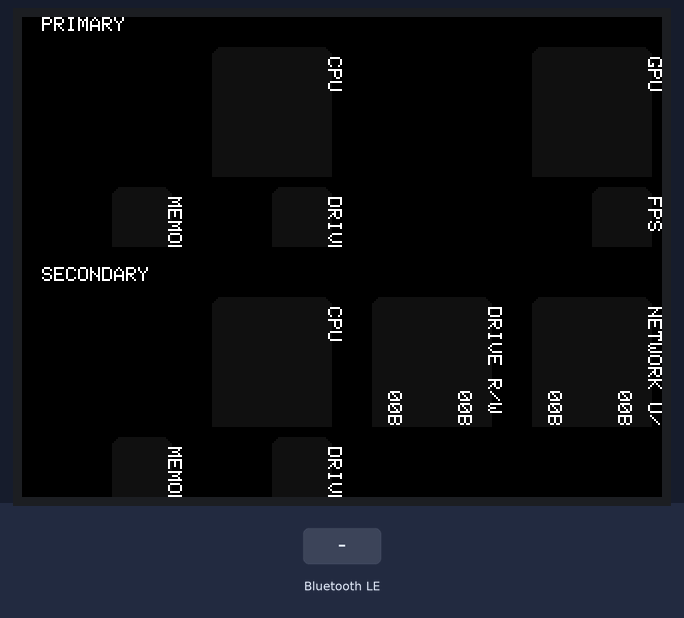
Recording of a program running on a simulated ESP32. On the bench: 320×240 colour display. The test bench sets the inputs (shaded band). Nothing arrives over Bluetooth unless stated; a phone connects over Bluetooth LE 3 s after start; what the program prints to the serial monitor is not drawn.

Above: at 1.4 s.
1.5 s: Bluetooth LE write "1" received
3.0 s: Bluetooth LE write "0" received
5.4 s: Bluetooth LE write "2" received
Timing chart, 0 to 8.4 s (numbered marks = the images above; inputs shaded):
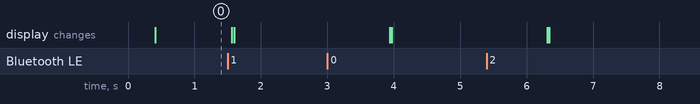

The program:

main.cpp
```cpp
#include <Display.h>
#include <ClientHandler.h>

Display* display;
ClientHandler* clientHandler;

void setup() {
    display = new Display();
    clientHandler = new ClientHandler();
}

void loop() {
    while (true) {
        display->draw(clientHandler->getClientDataList());
        delay(1000);
    }
}
```

ClientData.h
```cpp
#include <vector>
#include "hardwaredata/HardwareData.h"
#include "hardwaredata/MetricPrefixData.h"

class ClientData {
public:
	HardwareData* cpuUtil = new HardwareData("CPU", "%", TFT_BLUE);
	HardwareData* cpuTemp = new HardwareData("CPU", "C", TFT_RED);
	HardwareData* gpuUtil = new HardwareData("GPU", "%", TFT_BLUE);
	HardwareData* gpuTemp = new HardwareData("GPU", "C", TFT_RED);
	HardwareData* memoryUtil = new HardwareData("MEMORY", "%", TFT_BLUE);
	HardwareData* fps = new HardwareData("FPS", "", TFT_BLUE);
	String fpsProcess = "";
	HardwareData* driveSpace = new HardwareData("DRIVE SPACE", "%", TFT_BLUE);
	HardwareData* driveRead = new MetricPrefixData("DRIVE R/W", "B", TFT_BLUE);
	HardwareData* driveWrite = new MetricPrefixData("DRIVE R/W", "B", TFT_RED);
	HardwareData* networkUpload = new MetricPrefixData("NETWORK U/D", "B", TFT_BLUE);
	HardwareData* networkDownload = new MetricPrefixData("NETWORK U/D", "B", TFT_RED);
};
  
```

ClientHandler.h
```cpp
#include <Arduino.h>
#include <BLEDevice.h>
#include <BLEUtils.h>
#include <BLEServer.h>
#include <vector>
#include <ArduinoJson.h>

#define SERVICE_UUID "12345678-1234-1234-1234-1234567890ab"
#define CHARACTERISTIC_UUID "87654321-4321-4321-4321-0987654321ba"

class ClientHandler : public BLECharacteristicCallbacks {
public:
    ClientHandler() {
        Serial.begin(115200);
        BLEDevice::init("Hardware_Monitor_Server");

        pServer = BLEDevice::createServer();
        pServer->setCallbacks(new ServerCallbacks(this));

        BLEService *pService = pServer->createService(SERVICE_UUID);

        pCharacteristic = pService->createCharacteristic(
            CHARACTERISTIC_UUID,
            BLECharacteristic::PROPERTY_WRITE |
			BLECharacteristic::PROPERTY_READ |
			BLECharacteristic::PROPERTY_NOTIFY
        );

        pCharacteristic->setCallbacks(this);
        pService->start();

        startAdvertising();
        Serial.println("Server is running...");
    }

    void onWrite(BLECharacteristic *pCharacteristic) override {
        std::string receivedData = pCharacteristic->getValue();
        Serial.print("Received: ");
        Serial.println(receivedData.c_str());

        StaticJsonDocument<300> doc;
        DeserializationError error = deserializeJson(doc, receivedData.c_str());

        if (error) {
            Serial.print("Deserialization failed: ");
            Serial.println(error.c_str());
            return;
        }


        if (doc["isPrimary"]) {
            clientDataList[0].cpuUtil->push_back(doc["cpuUtil"]);
            clientDataList[0].cpuTemp->push_back(doc["cpuTemp"]);
            clientDataList[0].gpuUtil->push_back(doc["gpuUtil"]);
            clientDataList[0].gpuTemp->push_back(doc["gpuTemp"]);
            clientDataList[0].memoryUtil->push_back(doc["memoryUtil"]);
            clientDataList[0].fps->push_back(doc["fps"]);
            clientDataList[0].fps->setTitle("FPS - " + doc["fpsProcess"].as<String>());
            clientDataList[0].driveSpace->push_back(doc["driveSpace"]);
        } else {
            clientDataList[1].cpuUtil->push_back(doc["cpuUtil"]);
            clientDataList[1].cpuTemp->push_back(doc["cpuTemp"]);
            clientDataList[1].memoryUtil->push_back(doc["memoryUtil"]);
            clientDataList[1].driveSpace->push_back(doc["driveSpace"]);
            clientDataList[1].driveRead->push_back(doc["driveRead"]);
            clientDataList[1].driveWrite->push_back(doc["driveWrite"]);
            clientDataList[1].networkUpload->push_back(doc["networkUpload"]);
            clientDataList[1].networkDownload->push_back(doc["networkDownload"]);
        }

    }

    ClientData* getClientDataList() {
        return clientDataList;
    }

    void startAdvertising() {
        BLEAdvertising *pAdvertising = BLEDevice::getAdvertising();
        pAdvertising->setScanResponse(true);
        pAdvertising->addServiceUUID(SERVICE_UUID);
        pAdvertising->start();
        Serial.println("Advertising started");
    }

    void restartAdvertising() {
        Serial.println("Restarting advertising");
        pServer->startAdvertising();
    }

private:
    BLECharacteristic *pCharacteristic;
    BLEServer *pServer;
    ClientData clientDataList[2] = {ClientData(), ClientData()};

    class ServerCallbacks : public BLEServerCallbacks {
    public:
        ServerCallbacks(ClientHandler *handler) : handler(handler) {}

        void onConnect(BLEServer *pServer) override {
            Serial.println("Client connected");
            handler->restartAdvertising();
        }

        void onDisconnect(BLEServer *pServer) override {
            Serial.println("Client disconnected");
            handler->restartAdvertising();
        }

    private:
        ClientHandler *handler;
    };
};
```

Display.h
```cpp
#include <TFT_eSPI.h>
#include <SPI.h>
#include <Arduino.h>
#include "ClientData.h"

class Display {
public:
    Display() {
        tft.init();
        tft.fillScreen(bgColor1);
        tft.setRotation(1);
        tft.setTextColor(TFT_WHITE);
        tft.setTextFont(1);
        tft.setTextSize(1);
        tft.setTextDatum(TL_DATUM);

        sprite.setTextColor(TFT_WHITE);
        sprite.setRotation(1);
        sprite.setTextFont(1);
        sprite.setTextSize(1);
        sprite.setTextDatum(TL_DATUM);
    }

    void draw(ClientData* clientDataList) {
        tft.drawString("PRIMARY", 10, 0);
        drawDoubleBarGraph("CPU", *clientDataList[0].cpuUtil, *clientDataList[0].cpuTemp, 0, 10, itemWidth);
        drawDoubleBarGraph("GPU", *clientDataList[0].gpuUtil, *clientDataList[0].gpuTemp, tft.width() / 2, 10, itemWidth);

        drawBarGraph("MEMORY", *clientDataList[0].memoryUtil, 0, itemHeight * 2 + 10, itemWidth / 2);
        drawBarGraph("DRIVE SPACE", *clientDataList[0].driveSpace, itemWidth / 2, itemHeight * 2 + 10, itemWidth / 2);
        drawBarGraph("FPS - " + clientDataList[0].fpsProcess, *clientDataList[0].fps, tft.width() / 2, itemHeight * 2 + 10, itemWidth);

        tft.drawString("SECONDARY", 10, itemHeight * 3 + 20);
        drawDoubleBarGraph("CPU", *clientDataList[1].cpuUtil, *clientDataList[1].cpuTemp, 0, itemHeight * 3 + 30, itemWidth);
        drawDoubleBarGraph("DRIVE", *clientDataList[1].driveRead, *clientDataList[1].driveWrite, tft.width() / 2, itemHeight * 3 + 30, itemWidth / 2);
        drawDoubleBarGraph("NET", *clientDataList[1].networkUpload, *clientDataList[1].networkDownload, tft.width() / 2 + itemWidth / 2, itemHeight * 3 + 30, itemWidth / 2);

        drawBarGraph("MEMORY", *clientDataList[1].memoryUtil, 0, itemHeight * 5 + 30, itemWidth / 2);
        drawBarGraph("DRIVE SPACE", *clientDataList[1].driveSpace, itemWidth / 2, itemHeight * 5 + 30, itemWidth / 2);
    }

private:
    TFT_eSPI tft = TFT_eSPI();
    TFT_eSprite sprite = TFT_eSprite(&tft);
    int itemHeight = 35;
    int itemWidth = max(tft.width(), tft.height()) / 2;
    int bgColor1 = TFT_BLACK;
    int bgColor2 = 0x1082;

    void drawCard(int width, int height) {
        sprite.fillSprite(bgColor1);
        sprite.fillRoundRect(5, 5, width - 5, height - 5, 5, bgColor2);
    }

    void drawBars(HardwareData& hardwareData, bool flipped, int width) {
        int barWidth = 3;
        int spacing = 1;
        int maxBars = (width - 45) / (barWidth + spacing);
        int startX = maxBars * (barWidth + spacing) + 10;
        int startY = itemHeight;
        int barCount = min((int)hardwareData.size(), maxBars);
        int maxValue = 100;

        for (int i = hardwareData.size() - 1; i >= hardwareData.size() - barCount && i >= 0; i--) {
            maxValue = max(maxValue, hardwareData[i]);
        }

        for (int i = barCount - 1; i >= 0; i--) {
            int value = hardwareData[hardwareData.size() - 1 - i];
            int barHeight = map(value, 0, maxValue, 1, itemHeight - 5);
            int currentX = startX - i * (barWidth + spacing);
            int currentY = startY - (flipped ? 0 : barHeight);

            sprite.fillRect(currentX, currentY, barWidth, barHeight, hardwareData.getColour());
        }

        String value = hardwareData.getFormattedValue(hardwareData.size() - 1);
        int textCentre = 10 + (30 / value.length());
        sprite.drawString(value, maxBars * (barWidth + spacing) + textCentre, (flipped ? startY : 0) + 15);
    }

    void drawBarGraph(String label, HardwareData& hardwareData, int x, int y, int width) {
        sprite.createSprite(width, itemHeight);

        drawCard(width, itemHeight);
        drawBars(hardwareData, false, width);
        sprite.drawString(hardwareData.getTitle(), 10, 0);

        sprite.pushSprite(x, y);
        sprite.deleteSprite();
    }

    void drawDoubleBarGraph(String label, HardwareData& data1, HardwareData& data2, int x, int y, int width) {
        sprite.createSprite(width, itemHeight * 2);

        drawCard(width, itemHeight * 2 - 5);
        drawBars(data1, false, width);
        drawBars(data2, true, width);
        sprite.drawString(data1.getTitle(), 10, 0);

        sprite.pushSprite(x, y);
        sprite.deleteSprite();
    }
};
```

HardwareData.h
```cpp
#include <vector>

#ifndef HARDWAREDATA_H
#define HARDWAREDATA_H

class HardwareData {
public:
    HardwareData(String title, String unit, int colour) {
        this->title = title;
        this->unit = unit;
        this->colour = colour;
    }

    virtual void push_back(int value) {
        if (data.size() > 100) {
            data.erase(data.begin());
        }
        data.push_back(value);
    }

    virtual int& operator[](std::size_t index) {
        return data[index];
    }

    virtual String getFormattedValue(int index) {
        String value = "00";

        if (index < data.size() && index > 0) {
            value = String(data[index]);
        }

        if (value.length() == 1) {
            value = "0" + value;
        }

        return value + unit;
    }

    int size() {
        return data.size();
    }

    virtual String getUnit() {
        return unit;
    }

    virtual String getTitle() {
        return title;
    }

    void setTitle(String title) {
        this->title = title;
    }

    virtual int getColour() {
        return colour;
    }

protected:
    std::vector<int> data = {};
    String title = "";
    String unit = "";
    int colour = 0;
};

#endif
```

MetricPrefixData.h
```cpp
#include "HardwareData.h"
#include <Arduino.h>

class MetricPrefixData: public HardwareData {
public:
    MetricPrefixData(String title, String unit, int colour) : HardwareData(title, unit, colour) {

    }

    String getFormattedValue(int index) override {
    String value = "00";
    String metricPrefix = unitMap[0];

    if (index < data.size() && index > 0 && data[index] > 0) {
        int unitIndex = int(std::log(data[index]) / std::log(1024));

        float formattedValue = data[index] / std::pow(1024, unitIndex);

        if (formattedValue >= 100) {
            // change 3 digits value to higher unit
            unitIndex++;
            formattedValue /= 1024;
        } else {
            // keep at most one decimal place
            formattedValue = round(formattedValue * 10) / 10.0;
        }

        value = String(formattedValue, formattedValue < 10 ? 1 : 0); // keep one decimal if <10
        metricPrefix = unitMap[unitIndex];
    }

    if (value.length() == 1) {
        value = "0" + value;
    }

    return value + metricPrefix + unit;
}


private:
    String unitMap[5] = {"", "K", "M", "G", "T"};
    int maxValue = 0;
};
```
